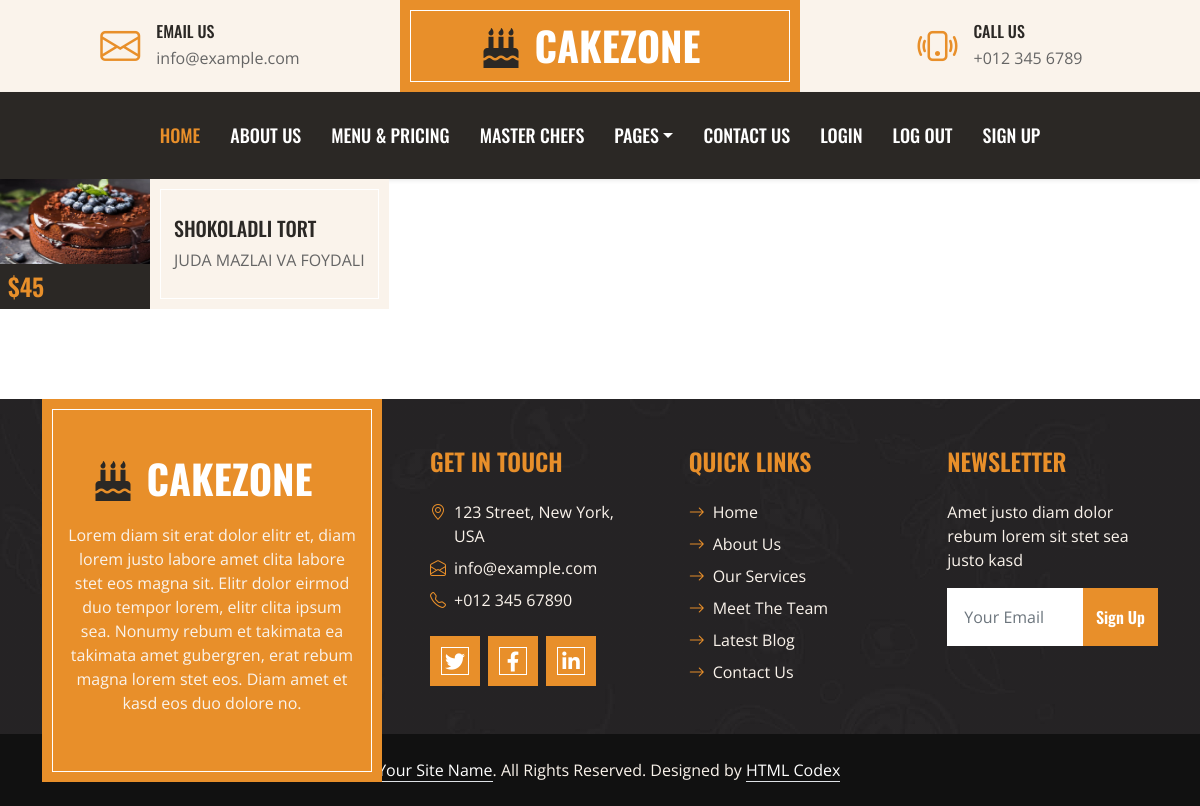
The page /custs/shokoladli-tort on the database its author committed.
### blog/models.py (models this page shows, shortened)
class Cust(models.Model):
    name = models.CharField(max_length=300)
    bio = models.TextField()
    slug = models.SlugField(max_length=300)
    img = models.ImageField(upload_to='index/img')
    price = models.IntegerField()

### blog/views.py (the view)
# urls.py: path('custs/<slug:custs>', custsdetailview, name='custsDetail'),
def custsdetailview(request, custs):
    cust = get_object_or_404(Cust,slug=custs)
    context = {
        "cust":cust
    }
    return render(request,"custs_Detail.html",context=context)

### templates/custs_detail.html
{% extends 'base.html' %}
{% load static %}
{% block content %}
     <div class="col-lg-6">
                                <div class="d-flex h-100">
                                    <div class="flex-shrink-0">
                                        <img class="img-fluid" src={{cust.img.url}} alt="" style="width: 150px; height: 85px;">
                                        <h4 class="bg-dark text-primary p-2 m-0">${{cust.price}}</h4>
                                    </div>
                                    <div class="d-flex flex-column justify-content-center text-start bg-secondary border-inner px-4">
                                        <h5 class="text-uppercase">{{cust.name}}</h5>
                                        <span>{{cust.bio}}</span>
                                    </div>
                                </div>
                            </div>
{% endblock content %}

### static/css/style.css (style rules this page uses)
:root { --primary: #E88F2A; --secondary: #FAF3EB; --light: #FFFFFF; --dark: #2B2825; }
h3, h4, .font-weight-semi-bold { font-weight: 600 !important; }
h5, h6, .font-weight-medium { font-weight: 500 !important; }
.border-inner { position: relative; }
.border-inner * { position: relative; z-index: 1; }
.border-inner::before { position: absolute; content: ""; top: 10px; right: 10px; bottom: 10px; left: 10px; background: none; border: 1px solid var(--light); z-index: 0; }

### rows shown on the page
Cust: img (picture), price "45", name "SHOKOLADLI TORT", bio "JUDA MAZLAI VA FOYDALI"
